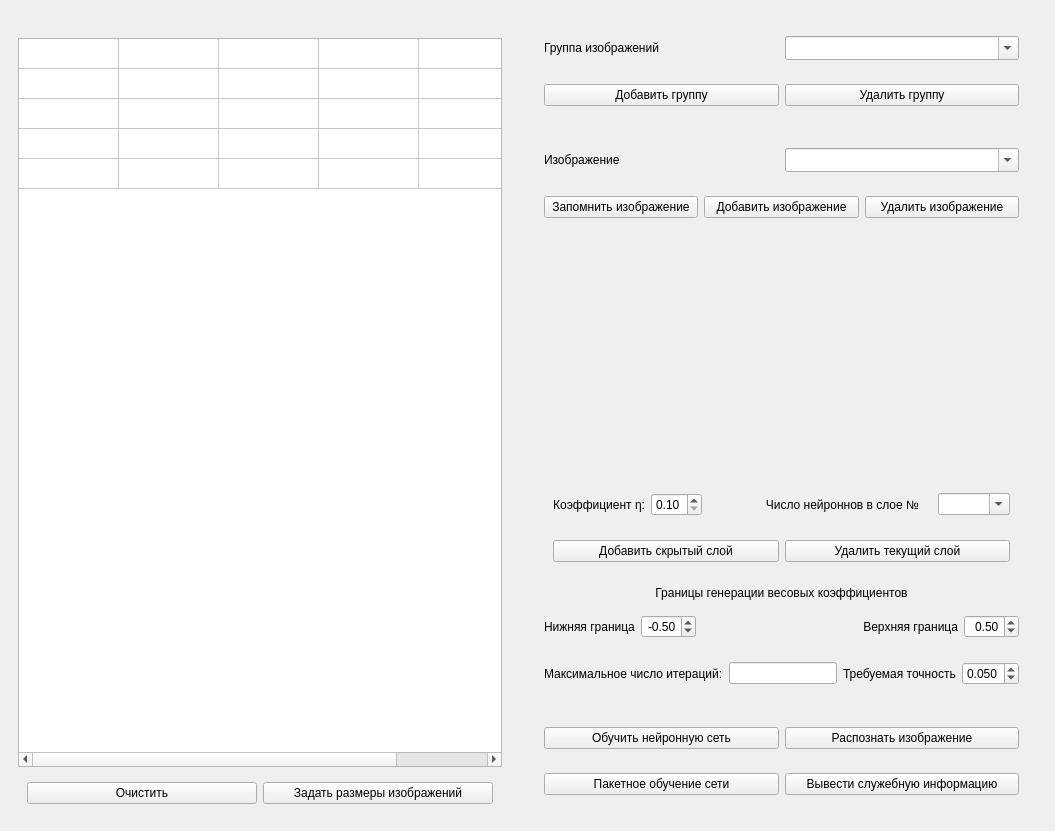
<?xml version="1.0" encoding="UTF-8"?>
<ui version="4.0">
 <class>MainWindow</class>
 <widget class="QMainWindow" name="MainWindow">
  <property name="geometry">
   <rect>
    <x>0</x>
    <y>0</y>
    <width>1055</width>
    <height>831</height>
   </rect>
  </property>
  <property name="sizePolicy">
   <sizepolicy hsizetype="Maximum" vsizetype="Preferred">
    <horstretch>0</horstretch>
    <verstretch>0</verstretch>
   </sizepolicy>
  </property>
  <property name="windowTitle">
   <string>Бойчук Илья. Нейронные сети. Лаб 5.</string>
  </property>
  <widget class="QWidget" name="centralwidget">
   <layout class="QHBoxLayout" name="horizontalLayout_6">
    <item>
     <widget class="QWidget" name="widget_9" native="true">
      <layout class="QVBoxLayout" name="verticalLayout_4">
       <item>
        <widget class="QLabel" name="imageInfo">
         <property name="text">
          <string/>
         </property>
        </widget>
       </item>
       <item>
        <widget class="QTableWidget" name="table">
         <property name="verticalScrollBarPolicy">
          <enum>Qt::ScrollBarAsNeeded</enum>
         </property>
         <property name="horizontalScrollBarPolicy">
          <enum>Qt::ScrollBarAsNeeded</enum>
         </property>
         <property name="sizeAdjustPolicy">
          <enum>QAbstractScrollArea::AdjustIgnored</enum>
         </property>
         <property name="editTriggers">
          <set>QAbstractItemView::AnyKeyPressed|QAbstractItemView::EditKeyPressed|QAbstractItemView::SelectedClicked</set>
         </property>
         <property name="selectionMode">
          <enum>QAbstractItemView::SingleSelection</enum>
         </property>
         <property name="verticalScrollMode">
          <enum>QAbstractItemView::ScrollPerItem</enum>
         </property>
         <property name="rowCount">
          <number>5</number>
         </property>
         <property name="columnCount">
          <number>5</number>
         </property>
         <attribute name="horizontalHeaderVisible">
          <bool>false</bool>
         </attribute>
         <attribute name="horizontalHeaderCascadingSectionResizes">
          <bool>false</bool>
         </attribute>
         <attribute name="horizontalHeaderStretchLastSection">
          <bool>false</bool>
         </attribute>
         <attribute name="verticalHeaderVisible">
          <bool>false</bool>
         </attribute>
         <attribute name="verticalHeaderStretchLastSection">
          <bool>false</bool>
         </attribute>
         <row/>
         <row/>
         <row/>
         <row/>
         <row/>
         <column/>
         <column/>
         <column/>
         <column/>
         <column/>
        </widget>
       </item>
       <item>
        <widget class="QWidget" name="widget_10" native="true">
         <layout class="QHBoxLayout" name="horizontalLayout_7">
          <item>
           <widget class="QPushButton" name="clear">
            <property name="text">
             <string>Очистить</string>
            </property>
           </widget>
          </item>
          <item>
           <widget class="QPushButton" name="setImageSize">
            <property name="text">
             <string>Задать размеры изображений</string>
            </property>
           </widget>
          </item>
         </layout>
        </widget>
       </item>
      </layout>
     </widget>
    </item>
    <item>
     <widget class="QWidget" name="widget_7" native="true">
      <layout class="QVBoxLayout" name="verticalLayout_3">
       <item>
        <widget class="QWidget" name="widget_6" native="true">
         <layout class="QVBoxLayout" name="verticalLayout_2">
          <item>
           <widget class="QWidget" name="widget_2" native="true">
            <layout class="QHBoxLayout" name="horizontalLayout">
             <item>
              <widget class="QLabel" name="label">
               <property name="text">
                <string>Группа изображений</string>
               </property>
              </widget>
             </item>
             <item>
              <widget class="QComboBox" name="imageGroup">
               <property name="editable">
                <bool>true</bool>
               </property>
               <property name="insertPolicy">
                <enum>QComboBox::InsertAtCurrent</enum>
               </property>
               <property name="sizeAdjustPolicy">
                <enum>QComboBox::AdjustToMinimumContentsLengthWithIcon</enum>
               </property>
              </widget>
             </item>
            </layout>
           </widget>
          </item>
          <item>
           <widget class="QWidget" name="widget_4" native="true">
            <layout class="QHBoxLayout" name="horizontalLayout_4">
             <item>
              <widget class="QPushButton" name="addGroup">
               <property name="text">
                <string>Добавить группу</string>
               </property>
              </widget>
             </item>
             <item>
              <widget class="QPushButton" name="removeGroup">
               <property name="text">
                <string>Удалить группу</string>
               </property>
              </widget>
             </item>
            </layout>
           </widget>
          </item>
         </layout>
        </widget>
       </item>
       <item>
        <widget class="QWidget" name="widget_3" native="true">
         <layout class="QVBoxLayout" name="verticalLayout">
          <item>
           <widget class="QWidget" name="widget_5" native="true">
            <layout class="QHBoxLayout" name="horizontalLayout_3">
             <item>
              <widget class="QLabel" name="label_5">
               <property name="sizePolicy">
                <sizepolicy hsizetype="Preferred" vsizetype="Preferred">
                 <horstretch>0</horstretch>
                 <verstretch>0</verstretch>
                </sizepolicy>
               </property>
               <property name="text">
                <string>Изображение</string>
               </property>
              </widget>
             </item>
             <item>
              <widget class="QComboBox" name="image">
               <property name="editable">
                <bool>true</bool>
               </property>
               <property name="insertPolicy">
                <enum>QComboBox::InsertAtCurrent</enum>
               </property>
               <property name="sizeAdjustPolicy">
                <enum>QComboBox::AdjustToMinimumContentsLengthWithIcon</enum>
               </property>
              </widget>
             </item>
            </layout>
           </widget>
          </item>
          <item>
           <widget class="QWidget" name="widget" native="true">
            <layout class="QHBoxLayout" name="horizontalLayout_2">
             <item>
              <widget class="QPushButton" name="saveImage">
               <property name="text">
                <string>Запомнить изображение</string>
               </property>
              </widget>
             </item>
             <item>
              <widget class="QPushButton" name="addImage">
               <property name="text">
                <string>Добавить изображение</string>
               </property>
              </widget>
             </item>
             <item>
              <widget class="QPushButton" name="removeImage">
               <property name="text">
                <string>Удалить изображение</string>
               </property>
              </widget>
             </item>
            </layout>
           </widget>
          </item>
         </layout>
        </widget>
       </item>
       <item>
        <spacer name="verticalSpacer_2">
         <property name="orientation">
          <enum>Qt::Vertical</enum>
         </property>
         <property name="sizeHint" stdset="0">
          <size>
           <width>20</width>
           <height>40</height>
          </size>
         </property>
        </spacer>
       </item>
       <item>
        <widget class="QWidget" name="widget_14" native="true">
         <layout class="QVBoxLayout" name="verticalLayout_5">
          <item>
           <widget class="QWidget" name="widget_16" native="true">
            <layout class="QVBoxLayout" name="verticalLayout_7">
             <item>
              <widget class="QWidget" name="widget_18" native="true">
               <layout class="QHBoxLayout" name="horizontalLayout_12">
                <item>
                 <widget class="QLabel" name="label_7">
                  <property name="sizePolicy">
                   <sizepolicy hsizetype="Maximum" vsizetype="Preferred">
                    <horstretch>0</horstretch>
                    <verstretch>0</verstretch>
                   </sizepolicy>
                  </property>
                  <property name="text">
                   <string>Коэффициент η:</string>
                  </property>
                  <property name="alignment">
                   <set>Qt::AlignRight|Qt::AlignTrailing|Qt::AlignVCenter</set>
                  </property>
                 </widget>
                </item>
                <item>
                 <widget class="QDoubleSpinBox" name="smallTeta">
                  <property name="sizePolicy">
                   <sizepolicy hsizetype="Minimum" vsizetype="Fixed">
                    <horstretch>0</horstretch>
                    <verstretch>0</verstretch>
                   </sizepolicy>
                  </property>
                  <property name="minimum">
                   <double>0.100000000000000</double>
                  </property>
                  <property name="maximum">
                   <double>1.000000000000000</double>
                  </property>
                  <property name="singleStep">
                   <double>0.100000000000000</double>
                  </property>
                 </widget>
                </item>
                <item>
                 <spacer name="horizontalSpacer_3">
                  <property name="orientation">
                   <enum>Qt::Horizontal</enum>
                  </property>
                  <property name="sizeHint" stdset="0">
                   <size>
                    <width>40</width>
                    <height>20</height>
                   </size>
                  </property>
                 </spacer>
                </item>
                <item>
                 <widget class="QLabel" name="label_6">
                  <property name="sizePolicy">
                   <sizepolicy hsizetype="Maximum" vsizetype="Preferred">
                    <horstretch>0</horstretch>
                    <verstretch>0</verstretch>
                   </sizepolicy>
                  </property>
                  <property name="text">
                   <string>Число нейроннов в слое №</string>
                  </property>
                  <property name="alignment">
                   <set>Qt::AlignRight|Qt::AlignTrailing|Qt::AlignVCenter</set>
                  </property>
                 </widget>
                </item>
                <item>
                 <widget class="QLabel" name="layerNumber">
                  <property name="sizePolicy">
                   <sizepolicy hsizetype="Maximum" vsizetype="Preferred">
                    <horstretch>0</horstretch>
                    <verstretch>0</verstretch>
                   </sizepolicy>
                  </property>
                  <property name="text">
                   <string/>
                  </property>
                 </widget>
                </item>
                <item>
                 <widget class="QComboBox" name="layers">
                  <property name="editable">
                   <bool>true</bool>
                  </property>
                  <property name="insertPolicy">
                   <enum>QComboBox::InsertAtCurrent</enum>
                  </property>
                 </widget>
                </item>
               </layout>
              </widget>
             </item>
             <item>
              <widget class="QWidget" name="widget_17" native="true">
               <layout class="QHBoxLayout" name="horizontalLayout_11">
                <item>
                 <widget class="QPushButton" name="addHiddenLayer">
                  <property name="text">
                   <string>Добавить скрытый слой</string>
                  </property>
                 </widget>
                </item>
                <item>
                 <widget class="QPushButton" name="deleteHiddenLayer">
                  <property name="text">
                   <string>Удалить текущий слой</string>
                  </property>
                 </widget>
                </item>
               </layout>
              </widget>
             </item>
            </layout>
           </widget>
          </item>
          <item>
           <widget class="QLabel" name="label_3">
            <property name="text">
             <string>Границы генерации весовых коэффициентов</string>
            </property>
            <property name="alignment">
             <set>Qt::AlignCenter</set>
            </property>
           </widget>
          </item>
          <item>
           <widget class="QWidget" name="widget_13" native="true">
            <layout class="QHBoxLayout" name="horizontalLayout_9">
             <item>
              <widget class="QLabel" name="label_4">
               <property name="text">
                <string>Нижняя граница</string>
               </property>
              </widget>
             </item>
             <item>
              <widget class="QDoubleSpinBox" name="lowerBound">
               <property name="alignment">
                <set>Qt::AlignRight|Qt::AlignTrailing|Qt::AlignVCenter</set>
               </property>
               <property name="minimum">
                <double>-1.000000000000000</double>
               </property>
               <property name="maximum">
                <double>1.000000000000000</double>
               </property>
               <property name="singleStep">
                <double>0.100000000000000</double>
               </property>
               <property name="value">
                <double>-0.500000000000000</double>
               </property>
              </widget>
             </item>
             <item>
              <spacer name="horizontalSpacer">
               <property name="orientation">
                <enum>Qt::Horizontal</enum>
               </property>
               <property name="sizeHint" stdset="0">
                <size>
                 <width>40</width>
                 <height>20</height>
                </size>
               </property>
              </spacer>
             </item>
             <item>
              <widget class="QLabel" name="label_2">
               <property name="text">
                <string>Верхняя граница</string>
               </property>
               <property name="alignment">
                <set>Qt::AlignRight|Qt::AlignTrailing|Qt::AlignVCenter</set>
               </property>
              </widget>
             </item>
             <item>
              <widget class="QDoubleSpinBox" name="uppedBound">
               <property name="sizePolicy">
                <sizepolicy hsizetype="Maximum" vsizetype="Fixed">
                 <horstretch>0</horstretch>
                 <verstretch>0</verstretch>
                </sizepolicy>
               </property>
               <property name="alignment">
                <set>Qt::AlignRight|Qt::AlignTrailing|Qt::AlignVCenter</set>
               </property>
               <property name="minimum">
                <double>-1.000000000000000</double>
               </property>
               <property name="maximum">
                <double>1.000000000000000</double>
               </property>
               <property name="singleStep">
                <double>0.100000000000000</double>
               </property>
               <property name="value">
                <double>0.500000000000000</double>
               </property>
              </widget>
             </item>
            </layout>
           </widget>
          </item>
          <item>
           <widget class="QWidget" name="widget_15" native="true">
            <layout class="QHBoxLayout" name="horizontalLayout_10">
             <item>
              <widget class="QLabel" name="label_8">
               <property name="text">
                <string>Максимальное число итераций:</string>
               </property>
              </widget>
             </item>
             <item>
              <widget class="QLineEdit" name="maxIterationCount"/>
             </item>
             <item>
              <widget class="QLabel" name="label_9">
               <property name="text">
                <string>Требуемая точность</string>
               </property>
              </widget>
             </item>
             <item>
              <widget class="QDoubleSpinBox" name="requiredEps">
               <property name="decimals">
                <number>3</number>
               </property>
               <property name="minimum">
                <double>0.001000000000000</double>
               </property>
               <property name="maximum">
                <double>1.000000000000000</double>
               </property>
               <property name="singleStep">
                <double>0.001000000000000</double>
               </property>
               <property name="value">
                <double>0.050000000000000</double>
               </property>
              </widget>
             </item>
            </layout>
           </widget>
          </item>
         </layout>
        </widget>
       </item>
       <item>
        <widget class="QWidget" name="widget_12" native="true">
         <layout class="QVBoxLayout" name="verticalLayout_6">
          <item>
           <widget class="QWidget" name="widget_8" native="true">
            <layout class="QHBoxLayout" name="horizontalLayout_5">
             <property name="leftMargin">
              <number>9</number>
             </property>
             <property name="rightMargin">
              <number>9</number>
             </property>
             <item>
              <widget class="QPushButton" name="learning">
               <property name="text">
                <string>Обучить нейронную сеть</string>
               </property>
              </widget>
             </item>
             <item>
              <widget class="QPushButton" name="recognizeImage">
               <property name="text">
                <string>Распознать изображение</string>
               </property>
              </widget>
             </item>
            </layout>
           </widget>
          </item>
          <item>
           <widget class="QWidget" name="widget_11" native="true">
            <layout class="QHBoxLayout" name="horizontalLayout_8">
             <item>
              <widget class="QPushButton" name="batchTraining">
               <property name="text">
                <string>Пакетное обучение сети</string>
               </property>
              </widget>
             </item>
             <item>
              <widget class="QPushButton" name="info">
               <property name="text">
                <string>Вывести служебную информацию</string>
               </property>
               <property name="flat">
                <bool>false</bool>
               </property>
              </widget>
             </item>
            </layout>
           </widget>
          </item>
         </layout>
        </widget>
       </item>
      </layout>
     </widget>
    </item>
   </layout>
  </widget>
 </widget>
 <resources/>
 <connections/>
</ui>
